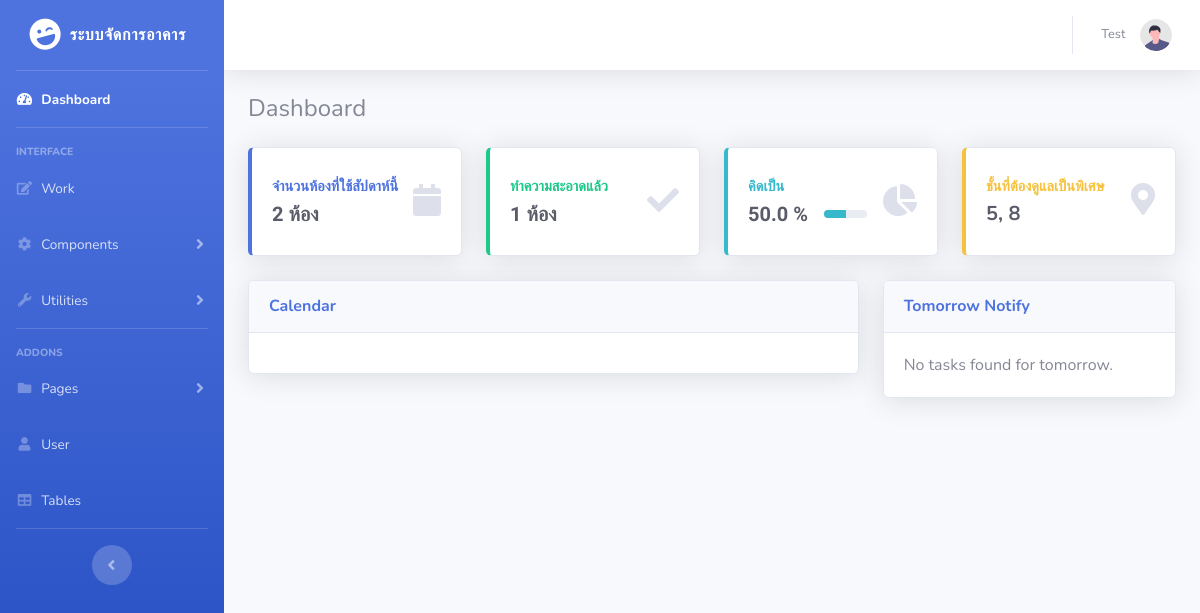
Before: /main.php with the older database file.
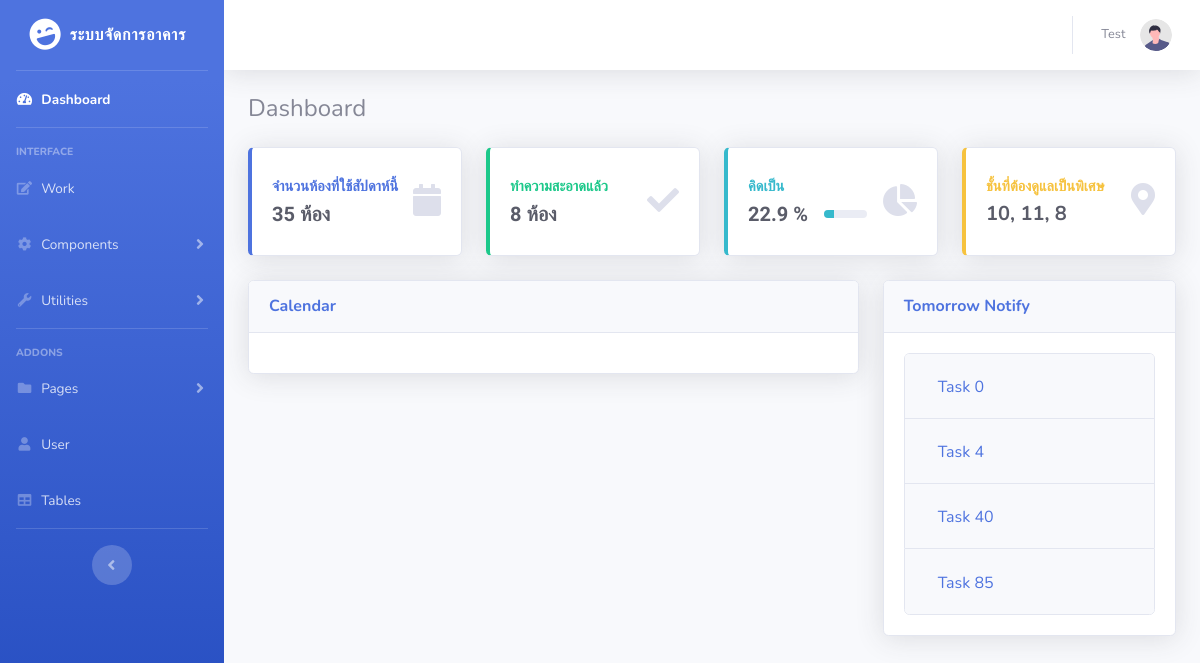
After: the same page with the newer database file.
### tables this page shows
CREATE TABLE `task` (
  `task_id` int(11) NOT NULL,
  `task_title` varchar(255) NOT NULL,
  `task_description` text DEFAULT NULL,
  `start_date` date NOT NULL,
  `user_id` int(100) NOT NULL,
  `floor_number` enum('1','2','3','4','5','6','7','8','9','10','11') NOT NULL,
  `room_number` enum('1','2','3','4','5','6') DEFAULT NULL,
  `room_status` enum('Ready','Waiting','Not Ready') DEFAULT NULL,
  `room_type` enum('ห้องเรียน','ห้องประชุม','ห้องปฎิบัติการ') DEFAULT NULL,
  `toilet_gender` enum('male','female') DEFAULT NULL,
  `toilet_status` enum('Ready','Waiting','Not Ready') NOT NULL,
  `image` text DEFAULT NULL
);

### main.php (the view, shortened to what the changed rows need)
<?php
include 'includes/header.php';
include 'includes/navbar.php';
include 'includes/calendar.php';
?>
<div class="container-fluid">
    <div class="d-sm-flex align-items-center justify-content-between mb-4">
        <h1 class="h4 mb-0 text-gray-650">Dashboard</h1>
    </div>
    <?php
    $servername = "localhost";
    $username = "root";
    $password = "";
    $dbname = "project";
    $conn = new mysqli($servername, $username, $password, $dbname);
    $sql_weekly_room_count = "SELECT COUNT(task_id) AS room_count FROM task WHERE WEEK(start_date) = WEEK(NOW())";
    $result_weekly_room_count = $conn->query($sql_weekly_room_count);
    $sql_total_room_count = "SELECT COUNT(task_id) AS total_rooms FROM task WHERE WEEK(start_date) = WEEK(NOW())";
    $result_total_room_count = $conn->query($sql_total_room_count);
    $sql_cleaned_room_count = "SELECT COUNT(task_id) AS cleaned_rooms FROM task WHERE room_status = 'Ready' AND WEEK(start_date) = WEEK(NOW())";
    $result_cleaned_room_count = $conn->query($sql_cleaned_room_count);
    $sql_complete_room_count = "SELECT COUNT(task_id) AS complete_rooms FROM task WHERE room_status = 'Ready' AND WEEK(start_date) = WEEK(NOW())";
    $result_complete_room_count = $conn->query($sql_complete_room_count);
    $sql_top_floor_count = "SELECT floor_number, COUNT(*) AS floor_count
                    FROM task
                    GROUP BY floor_number
                    ORDER BY floor_count DESC
                    LIMIT 3";
    $result_top_floor_count = $conn->query($sql_top_floor_count);
    $floor_numbers = array();
    if ($result_top_floor_count && $result_top_floor_count->num_rows > 0) {
        while ($row = $result_top_floor_count->fetch_assoc()) {
            $floor_numbers[] = $row['floor_number'];
        }
    }
    ?>
    <div class="row">
        <div class="col-xl-3 col-md-6 mb-4">
            <div class="card border-left-primary shadow h-100 py-2">
                <div class="card-body">
                    <div class="row no-gutters align-items-center">
                        <div class="col mr-2">
                            <div class="h5 mb-0 font-weight-bold text-gray-800">
                                <?php
                                if ($result_weekly_room_count && $result_weekly_room_count->num_rows > 0) {
                                    while ($row = $result_weekly_room_count->fetch_assoc()) {
                                        echo '<span style="font-family: Prompt;">' . $row["room_count"] . ' ห้อง</span>';
                                    }
                                } else {
                                    echo "0";
                                }
                                ?>
                            </div>
                        </div>
                    </div>
                </div>
            </div>
        </div>
        <div class="col-xl-3 col-md-6 mb-4">
            <div class="card border-left-success shadow h-100 py-2">
                <div class="card-body">
                    <div class="row no-gutters align-items-center">
                        <div class="col mr-2">
                            <div class="h5 mb-0 font-weight-bold text-gray-800">
                                <?php
                                if ($result_cleaned_room_count && $result_cleaned_room_count->num_rows > 0) {
                                    while ($row = $result_cleaned_room_count->fetch_assoc()) {
                                        echo '<span style="font-family: Prompt;">' . $row["cleaned_rooms"] . ' ห้อง</span>';
                                    }
                                } else {
                                    echo "0";
                                }
                                ?>
                            </div>
                        </div>
                    </div>
                </div>
            </div>
        </div>
        <div class="col-xl-3 col-md-6 mb-4">
            <div class="card border-left-info shadow h-100 py-2">
                <div class="card-body">
                    <div class="row no-gutters align-items-center">
                        <div class="col mr-2">
                            <div class="row no-gutters align-items-center">
                                <div class="col-auto">
                                    <div class="h5 mb-0 mr-3 font-weight-bold text-gray-800">
                                        <?php
                                        if ($result_complete_room_count && $result_complete_room_count->num_rows > 0) {
                                            while ($row = $result_complete_room_count->fetch_assoc()) {
                                                $complete_rooms = $row["complete_rooms"];
                                                if ($result_total_room_count && $result_total_room_count->num_rows > 0) {
                                                    while ($row_total = $result_total_room_count->fetch_assoc()) {
                                                        $total_rooms = $row_total["total_rooms"];
                                                        if ($total_rooms > 0) {
                                                            $percentage = ($complete_rooms / $total_rooms) * 100;
                                                            $formatted_percentage = number_format($percentage, 1);
                                                        } else {
                                                            $formatted_percentage = 0.0;
                                                        }
                                                        echo '<span style="font-family: Prompt;">' . $formatted_percentage . ' % </span>';
                                                    }
                                                }
                                            }
                                        } else {
                                            echo "0";
                                        }
                                        ?>
                                    </div>
                                </div>
                                <div class="col">
                                    <div class="progress progress-sm mr-2">
                                        <div class="progress-bar bg-info" role="progressbar"
                                            style="width: <?php echo $percentage; ?>%"
                                            aria-valuenow="<?php echo $percentage; ?>" aria-valuemin="0"
                                            aria-valuemax="100"></div>
                                    </div>
                                </div>
                            </div>
                        </div>
                    </div>
                </div>
            </div>
        </div>
        <div class="col-xl-3 col-md-6 mb-4">
            <div class="card border-left-warning shadow h-100 py-2">
                <div class="card-body">
                    <div class="row no-gutters align-items-center">
                        <div class="col mr-2">
                            <div class="text-xs font-weight-bold text-warning text-uppercase mb-1"
                                style="font-family: Prompt; font-size: 14.5px;">
                                ชั้นที่ต้องดูแลเป็นพิเศษ
                            </div>
                            <div class="h5 mb-0 font-weight-bold text-gray-800">
                                <?php echo implode(', ', $floor_numbers); ?>
                            </div>
                        </div>
                    </div>
                </div>
            </div>
        </div>
    </div>
    <div class="row">
        <div class="col-xl-4 col-lg-5">
            <div class="card shadow mb-4">
                <div class="card-body">
                    <div class="accordion" id="taskAccordion">
                        <?php
                        $tomorrow = date('Y-m-d', strtotime('+1 day'));
                        $sql = "SELECT * FROM task WHERE user_id = 2 AND start_date = '$tomorrow'";
                        $result = $conn->query($sql);
                        if ($result->num_rows > 0) {
                            while ($row = $result->fetch_assoc()) {
                                echo '<div class="card">';
                                echo '<div class="card-header" id="heading' . $row["task_id"] . '">';
                                echo '<h2 class="mb-0">';
                                echo '<button class="btn btn-link" type="button" data-toggle="collapse" data-target="#collapse' . $row["task_id"] . '" aria-expanded="true" aria-controls="collapse' . $row["task_id"] . '">';
                                echo $row["task_title"];
                                echo '</button>';
                                echo '</h2>';
                                echo '</div>';
                                echo '</div>';
                            }
                        } else {
                            echo "No tasks found for tomorrow.";
                        }
                        ?>
                    </div>
                </div>
            </div>
        </div>
    </div>
</div>
<?php
include ('includes/scripts.php');
include ('includes/footer.php');
?>

Changed rows visible on the page:
added task: task_title "Task 0"
added task: task_title "Task 4"
added task: task_title "Task 40"
added task: task_title "Task 85"
Other visible differences:
$percentage: 50 → 22.857142857143 (drawn)
implode(', ', $floor_numbers): "5, 8" → "10, 11, 8"
new list line: "35 ห้อง"
new list line: "8 ห้อง"
list line gone: "50.0 %"
new list line: "22.9 %"
list line gone: "2 ห้อง"
list line gone: "1 ห้อง"
text no longer shown: "No tasks found for tomorrow."
